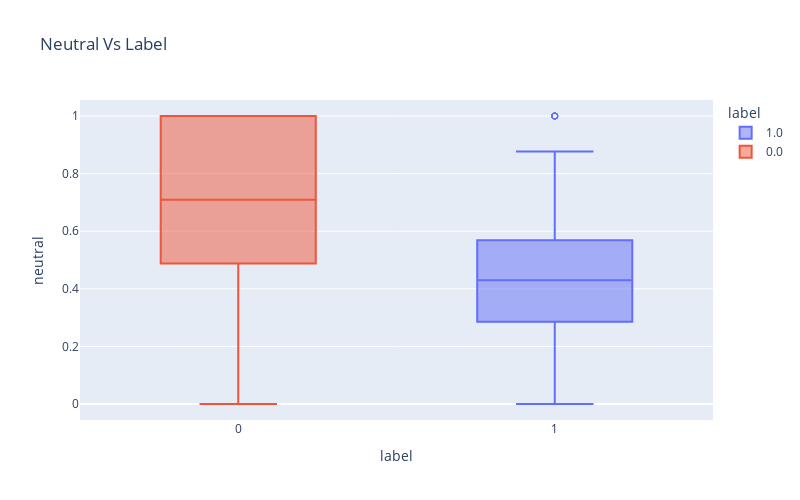

Notebook cell for this chart:
### Code cell
px.box(student_depression, 
       x="label",
       y="neutral",
       color="label",
       points="suspectedoutliers" ,
       title="Neutral Vs Label",
       width = 800,
       height=500)

### Figure 1 — Plotly figure (JSON) as saved in the notebook; plotly's stock layout.template omitted (floating-point values rounded to 4 significant figures; data arrays with more than 128 entries replaced by an {"elided": "..."} marker saying what was removed)
{"data": [{"alignmentgroup": "True", "boxpoints": "suspectedoutliers", "hovertemplate": "label=%{x}<br>neutral=%{y}<extra></extra>", "legendgroup": "1.0", "marker": {"color": "#636efa"}, "name": "1.0", "notched": false, "offsetgroup": "1.0", "orientation": "v", "showlegend": true, "type": "box", "x": {"elided": "730 int values"}, "x0": " ", "xaxis": "x", "y": {"elided": "730 float values"}, "y0": " ", "yaxis": "y"}, {"alignmentgroup": "True", "boxpoints": "suspectedoutliers", "hovertemplate": "label=%{x}<br>neutral=%{y}<extra></extra>", "legendgroup": "0.0", "marker": {"color": "#EF553B"}, "name": "0.0", "notched": false, "offsetgroup": "0.0", "orientation": "v", "showlegend": true, "type": "box", "x": {"elided": "6240 int values"}, "x0": " ", "xaxis": "x", "y": {"elided": "6240 float values"}, "y0": " ", "yaxis": "y"}], "layout": {"boxmode": "overlay", "height": 500, "legend": {"title": {"text": "label"}, "tracegroupgap": 0}, "title": {"text": "Neutral Vs Label"}, "width": 800, "xaxis": {"anchor": "y", "categoryarray": [1, 0], "categoryorder": "array", "domain": [0, 1], "title": {"text": "label"}}, "yaxis": {"anchor": "x", "domain": [0, 1], "title": {"text": "neutral"}}}}
